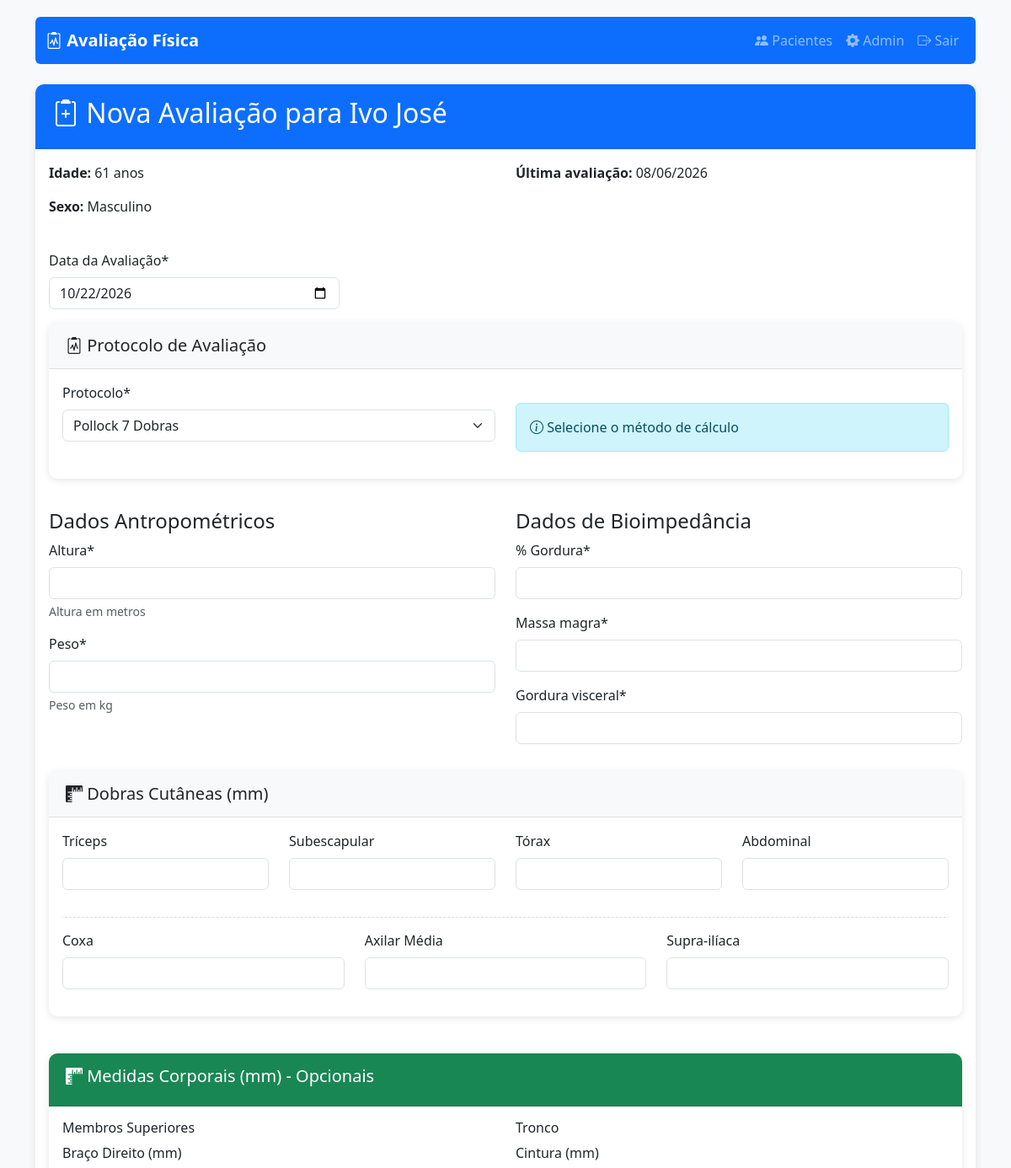
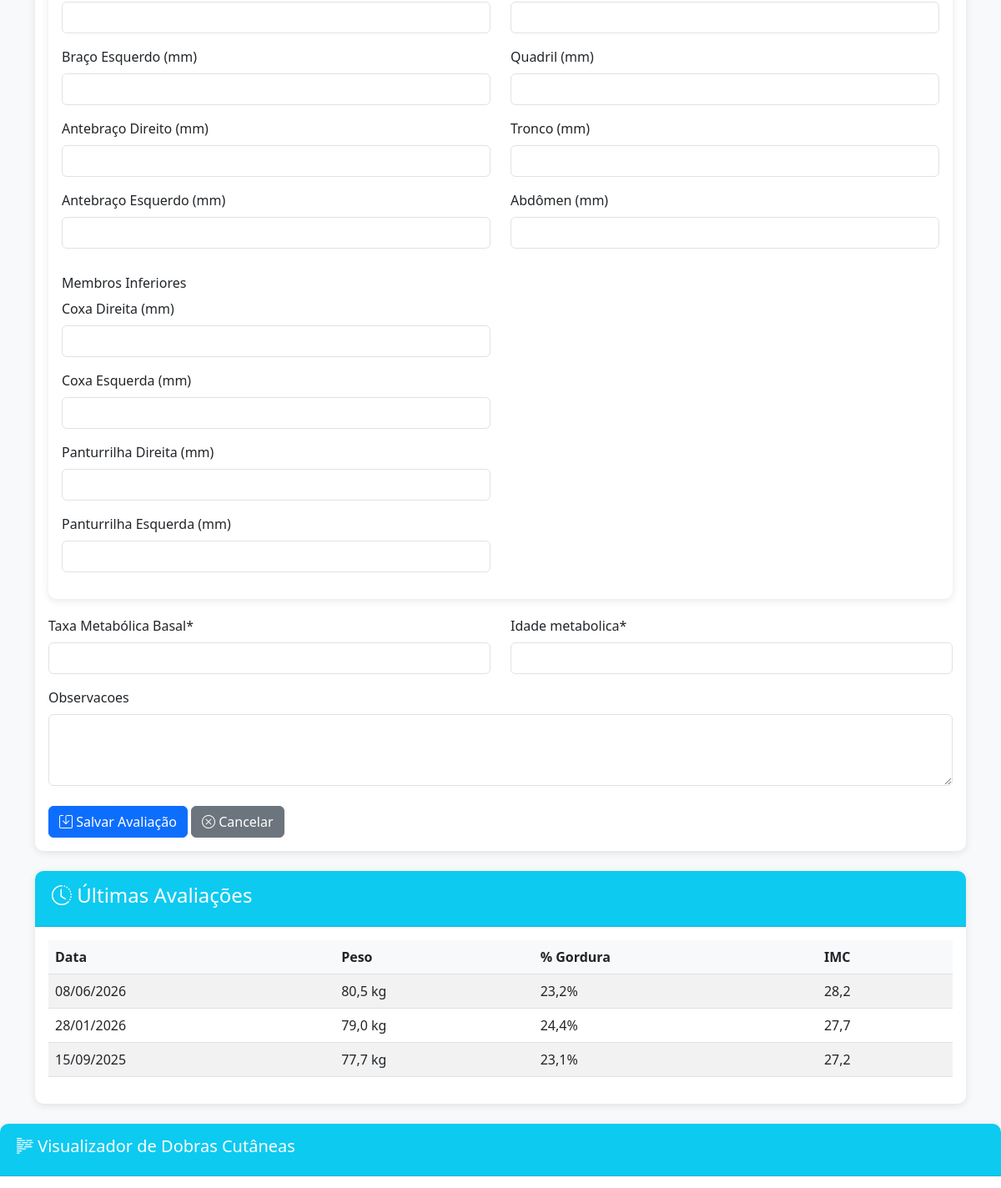
The page /pacientes/4/avaliacao/nova/ (signed in, upper part) on the database as committed earlier (2 pictures, top to bottom).
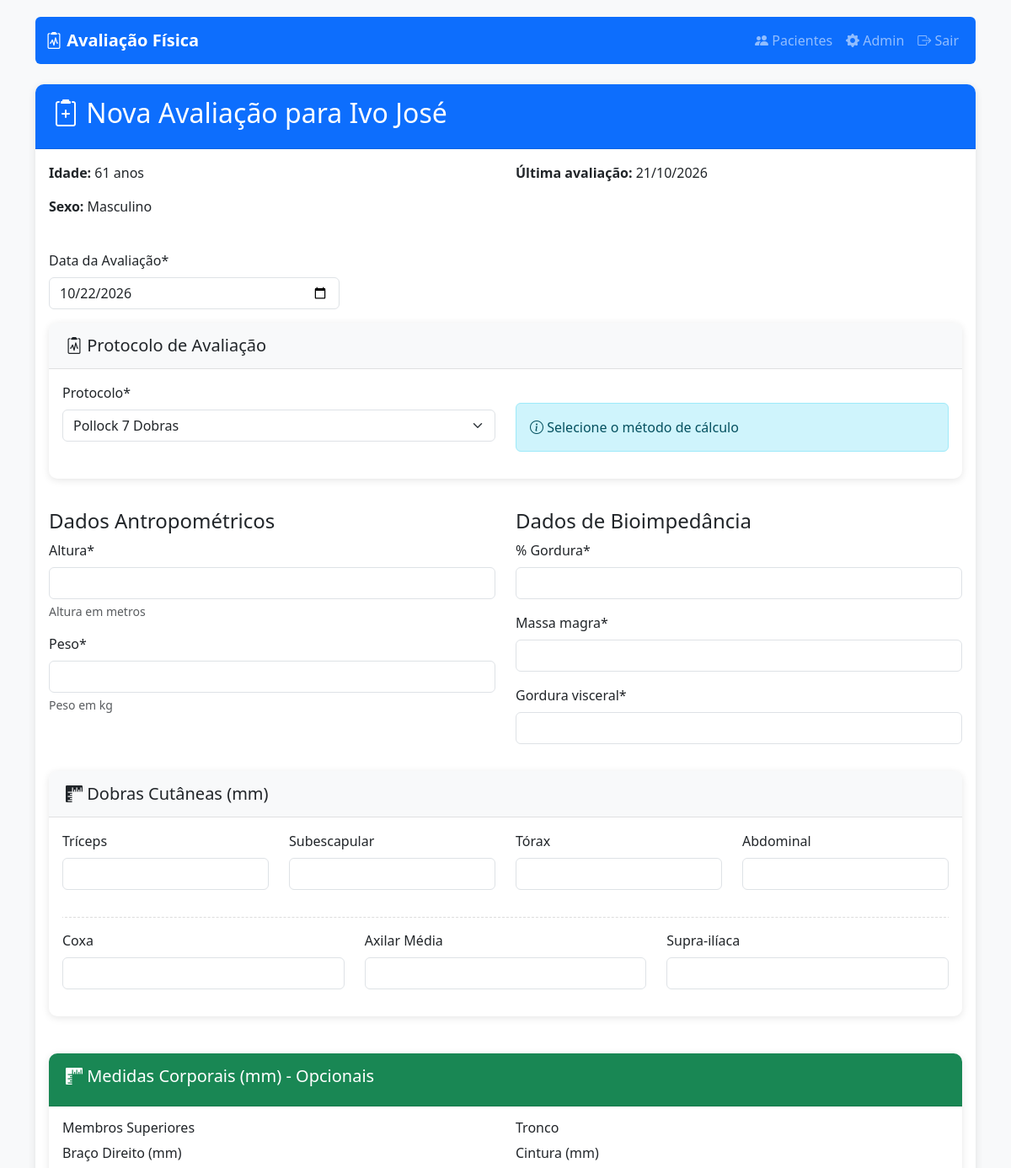
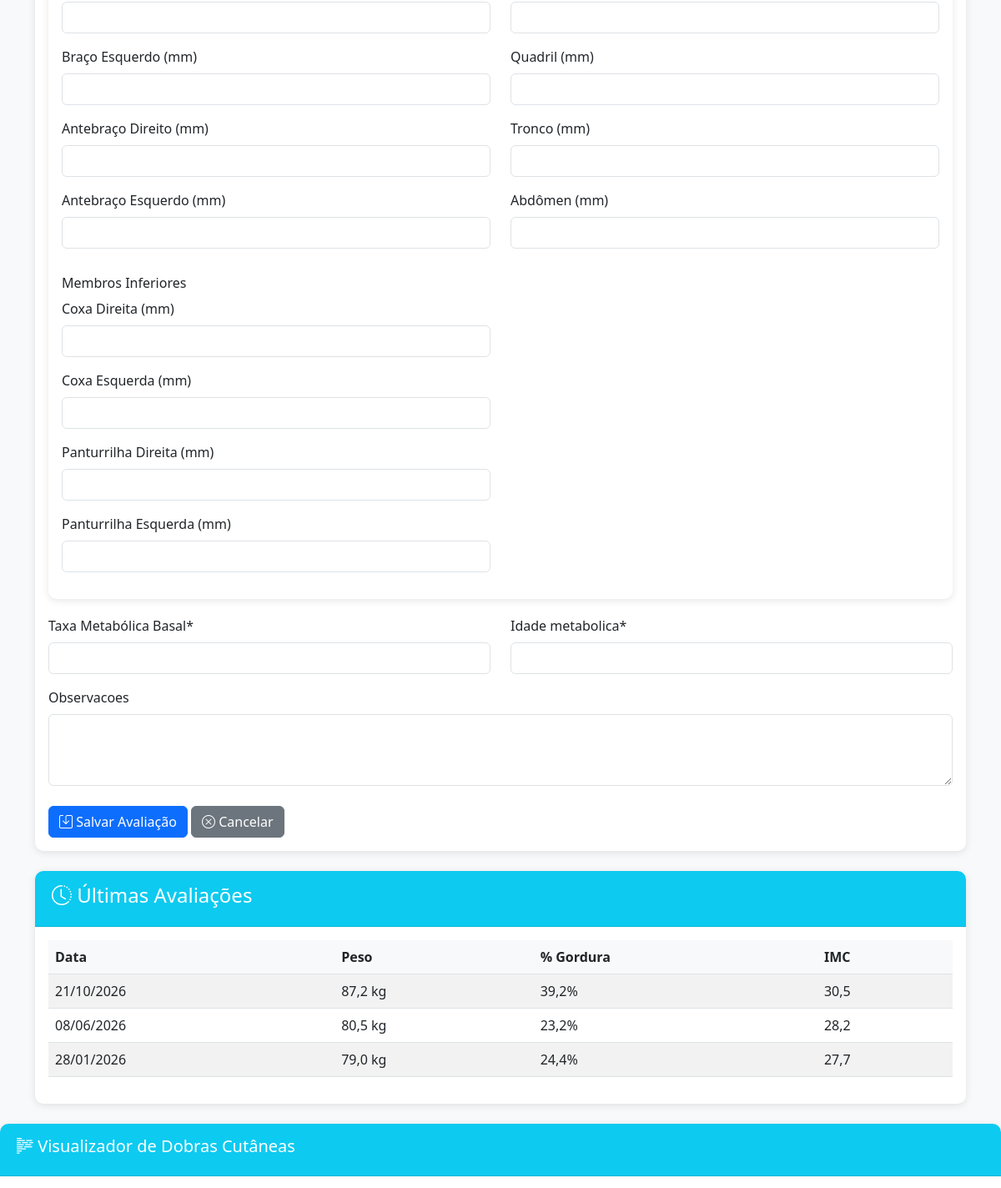
The same page on the database as committed later (2 pictures, top to bottom).
### avaliacao/models.py (models this page shows, shortened)
class Avaliacao(models.Model):
    PROTOCOLOS = [
        ('POLLOCK_7', 'Pollock 7 Dobras'),
        ('FALKNER_4', 'Falkner 4 Dobras'),
    ]
    protocolo = models.CharField(
        max_length=10,
        choices=PROTOCOLOS,
        default='POLLOCK_7'
    )
    paciente = models.ForeignKey(Paciente, on_delete=models.CASCADE, related_name='avaliacoes')
    data_avaliacao = models.DateField()  # Removido o 'default' (agora será obrigatório preencher)
    altura = models.FloatField(help_text="Altura em metros")
    peso = models.FloatField(help_text="Peso em kg")
    percentual_gordura = models.FloatField(verbose_name="% Gordura")
    massa_magra = models.FloatField()
    gordura_visceral = models.IntegerField()
    tmb = models.IntegerField(verbose_name="Taxa Metabólica Basal")
    idade_metabolica = models.IntegerField()
    observacoes = models.TextField(blank=True)
    torax = models.FloatField('Tórax', null=True, blank=True)
    triceps = models.FloatField('Tríceps', null=True, blank=True)
    abdominal = models.FloatField('Abdominal', null=True, blank=True)
    coxa = models.FloatField('Coxa', null=True, blank=True)
    axilar_media = models.FloatField('Axilar Média', null=True, blank=True)
    subescapular = models.FloatField('Subescapular', null=True, blank=True)
    suprailiaca = models.FloatField('Supra-ilíaca', null=True, blank=True)
    braco_direito = models.FloatField('Braço Direito (mm)', null=True, blank=True)
    braco_esquerdo = models.FloatField('Braço Esquerdo (mm)', null=True, blank=True)
    antebraco_direito = models.FloatField('Antebraço Direito (mm)', null=True, blank=True)
    antebraco_esquerdo = models.FloatField('Antebraço Esquerdo (mm)', null=True, blank=True)
    cintura = models.FloatField('Cintura (mm)', null=True, blank=True)
    quadril = models.FloatField('Quadril (mm)', null=True, blank=True)
    tronco = models.FloatField('Tronco (mm)', null=True, blank=True)
    abdomen = models.FloatField('Abdômen (mm)', null=True, blank=True)
    coxa_direita = models.FloatField('Coxa Direita (mm)', null=True, blank=True)
    coxa_esquerda = models.FloatField('Coxa Esquerda (mm)', null=True, blank=True)
    panturrilha_direita = models.FloatField('Panturrilha Direita (mm)', null=True, blank=True)
    panturrilha_esquerda = models.FloatField('Panturrilha Esquerda (mm)', null=True, blank=True)
    class Meta:
        ordering = ['-data_avaliacao']
    @property
    def imc(self):
        return self.peso / (self.altura ** 2)

### avaliacao/views.py (the view)
# urls.py: path('pacientes/<int:paciente_id>/avaliacao/nova/', views.nova_avaliacao, name='nova_avaliacao'),
@login_required
def nova_avaliacao(request, paciente_id):
    paciente = get_object_or_404(Paciente, pk=paciente_id)
    if request.method == 'POST':
        print("Dados recebidos:", request.POST)  # Debug: imprime os dados do formulário
        form = AvaliacaoForm(request.POST)
        if form.is_valid():
            avaliacao = form.save(commit=False)
            avaliacao.paciente = paciente
            if avaliacao.protocolo and any([
                avaliacao.triceps, avaliacao.subescapular,
                avaliacao.torax, avaliacao.abdominal,
                avaliacao.coxa, avaliacao.axilar_media,
                avaliacao.suprailiaca
            ]):
                soma_dobras = sum([
                    avaliacao.triceps or 0,
                    avaliacao.subescapular or 0,
                    avaliacao.torax or 0,
                    avaliacao.abdominal or 0,
                    avaliacao.coxa or 0,
                    avaliacao.axilar_media or 0,
                    avaliacao.suprailiaca or 0
                ])
                percentual, _ = calcular_gordura(
                soma_dobras if avaliacao.protocolo == 'POLLOCK_7' else (avaliacao.triceps + avaliacao.subescapular + avaliacao.torax + avaliacao.abdominal),
                paciente.idade,
                paciente.sexo,
                avaliacao.protocolo
                )
                avaliacao.percentual_gordura = percentual
            avaliacao.save()
            return redirect('avaliacao:historico_avaliacoes', paciente_id=paciente.id)
        else:
            print("Erros do formulário:", form.errors.as_json())  # Debug: imprime os erros do formulário
    else:
        form = AvaliacaoForm()
    return render(request, 'avaliacao/form_avaliacao.html', {
        'form': form,
        'paciente': paciente,
        'avaliacoes_anteriores': Avaliacao.objects.filter(paciente=paciente).order_by('-data_avaliacao')[:3],
        'titulo': f'Nova Avaliação - {paciente.nome}'
    })

### avaliacao/models.py (called while the page is built)
    @property
    def idade(self):
        hoje = date.today()
        return hoje.year - self.data_nascimento.year - (
            (hoje.month, hoje.day) < (self.data_nascimento.month, self.data_nascimento.day)
        )

### avaliacao/templates/avaliacao/form_avaliacao.html (shortened to what the changed rows need)
{% extends 'avaliacao/base.html' %}
{% load crispy_forms_tags %}
{% block content %}
<div class="card mb-4">
    <div class="card-header bg-primary text-white">
        <h2>
            <i class="bi bi-clipboard2-plus"></i>
            Nova Avaliação para {{ paciente.nome }}
        </h2>
    </div>
    <div class="card-body">
        <div class="row mb-4">
            <div class="col-md-6">
                <p><strong>Última avaliação:</strong>
                   {% if avaliacoes_anteriores %}
                       {{ avaliacoes_anteriores.0.data_avaliacao|date:"d/m/Y" }}
                   {% else %}
                       Nenhuma avaliação anterior
                   {% endif %}
                </p>
            </div>
        </div>
    </div>
</div>
{% if avaliacoes_anteriores %}
<div class="card">
    <div class="card-body">
        <div class="table-responsive">
            <table class="table table-striped">
                <thead>
                    <tr>
                        <th>Data</th>
                        <th>Peso</th>
                        <th>% Gordura</th>
                        <th>IMC</th>
                    </tr>
                </thead>
                <tbody>
                    {% for av in avaliacoes_anteriores %}
                    <tr>
                        <td>{{ av.data_avaliacao|date:"d/m/Y" }}</td>
                        <td>{{ av.peso }} kg</td>
                        <td>{{ av.percentual_gordura }}%</td>
                        <td>{{ av.imc|floatformat:1 }}</td>
                    </tr>
                    {% endfor %}
                </tbody>
            </table>
        </div>
    </div>
</div>
{% endif %}
{% endblock %}

Rows that differ between the two databases and show on the page:
no longer on this page (row unchanged): Avaliacao: data_avaliacao "15/09/2025", peso "77,7", percentual_gordura "23,1", imc "27,2"
added Avaliacao: data_avaliacao "21/10/2026", peso "87,2", percentual_gordura "39,2", imc "30,5"
Other text that changed with them:
{{ avaliacoes_anteriores.0.data_avaliacao|date:"d/m/Y" }}: "08/06/2026" → "21/10/2026"
